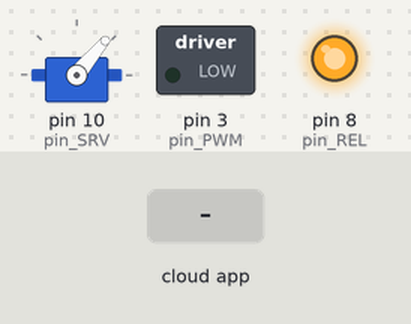
The sketch below on a simulated Arduino Uno, built with avr-gcc and run on an emulated ATmega328P. Parts: servo, switched loads named in the sketch (green lamp = pin HIGH), output pins drawn as LEDs (lit = HIGH). The test bench sets the inputs (shaded band). The ROS host is connected and sends only what is stated.

Above: at 1.2 s.
1.3 s: the phone or cloud app sets SpeedCommand to -100
At 2.1 s:
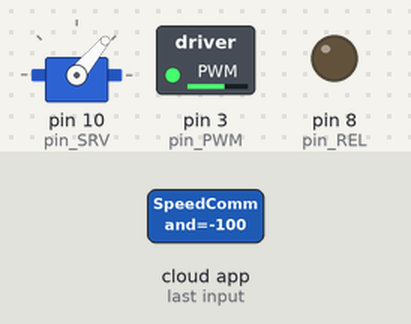
2.8 s: the phone or cloud app sets AngleCommand to -100
At 3.4 s:
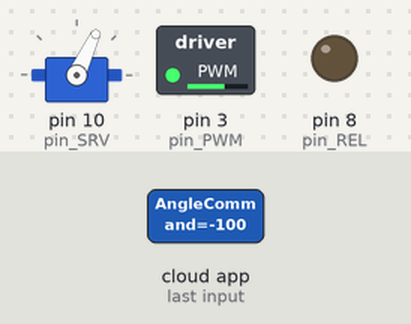
4.5 s: the phone or cloud app sets PausePub to 1
At 5.7 s:
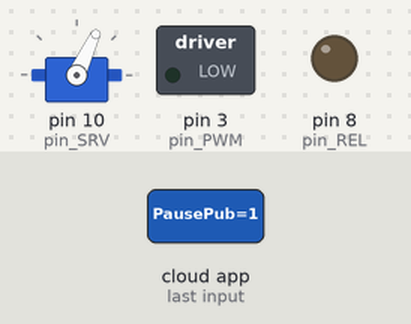
6.0 s: the phone or cloud app sets SpeedCommand to 0
At 6.8 s:
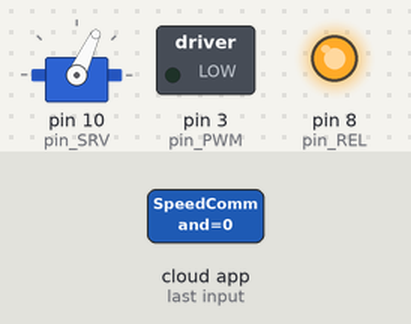
7.5 s: the phone or cloud app sets AngleCommand to 100
At 8.3 s:
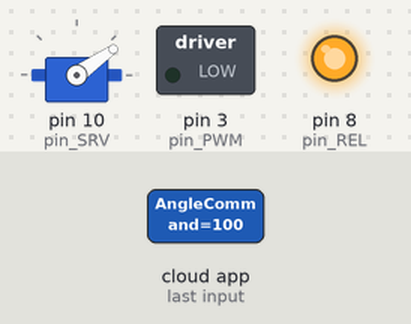
9.4 s: the phone or cloud app sets SpeedCommand to -100
At 10.7 s:
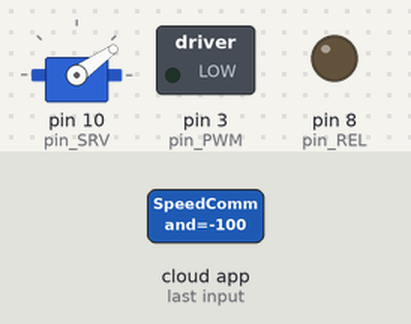
Timing chart, 0 to 11.9 s (numbered marks = the images above; inputs shaded):
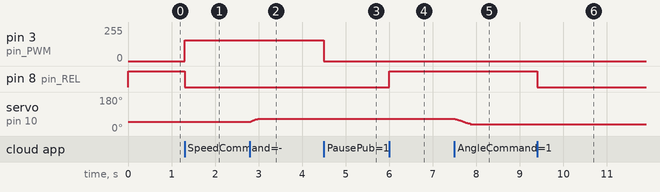

Measured:
- after the input at 1.3 s, pin 3 (pin_PWM): 0/255 → 156/255 at once; pin 8 (pin_REL): HIGH → LOW at once
- after the input at 2.8 s, servo on pin 10 (pin_SRV): 50° → 61° at once, → 65° 0.16 s later
- after the input at 4.5 s, pin 3 (pin_PWM): 156/255 → 0/255 at once
- after the input at 6.0 s, pin 8 (pin_REL): LOW → HIGH at once
- after the input at 7.5 s, servo on pin 10 (pin_SRV): moves from 65° to 35° over 0.38 s, starting at once
- after the input at 9.4 s, pin 8 (pin_REL): HIGH → LOW at once

The sketch:

control_vehicle.ino
```cpp
// PFE - Course de vehicules autonomes
// Author : Tom DA SILVA-FARIA

/*
Necessary Arduino libs :
- VarSpeedServo : servomotor control https://github.com/netlabtoolkit/VarSpeedServo
- rosserial : Setting up Arduino as a ROS Subscriber : http://wiki.ros.org/rosserial_arduino/Tutorials/Arduino%20IDE%20Setup
*/

#include <VarSpeedServo.h>
#include <ros.h>
#include <std_msgs/Float32.h>
#include <std_msgs/Bool.h>

ros::NodeHandle nh;
float speed_command;
float angle_command;
bool is_paused = false ;

int pin_PWM = 3   ; int pin_SRV = 10 ;
int pin_REL = 8   ; int current_REL = HIGH ;
int max_PWM = 255 ;

VarSpeedServo servo ; int speedServo = 50 ; // Lower speed = less reactivity but also less current drawing
float angle_message = 0 ; float angle_scaled = 0 ;
float min_msg = -1.0 ; float max_msg = 1.0  ;
float min_ang = 65.0 ; float max_ang = 35.0 ; float zero_ang = 51.0 ;  // Right max : 65 -- Left max : 35

void speedCb( const std_msgs::Float32& speed_msg){
  speed_command = speed_msg.data ;

  // Reverting motor rotation
  if((speed_command < 0) && (current_REL == HIGH)){
    current_REL = LOW ;
    digitalWrite(pin_REL, LOW) ;
  }else if((speed_command >= 0) && (current_REL == LOW)){
    current_REL = HIGH ;
    digitalWrite(pin_REL, current_REL) ;
  }

  // PWM for motor speed control
  if(!is_paused){analogWrite(pin_PWM, int(abs(speed_command)*max_PWM));}
  else{analogWrite(pin_PWM, 0) ;}
  delay(10) ;
}

void angleCb(const std_msgs::Float32& angle_msg){

  // Servomotor control for vehicle direction
  angle_message = angle_msg.data ;

  if(angle_message > 1){angle_message = 1;}
  else if(angle_message < -1){angle_message = -1 ;}

  if(angle_message == 0){angle_scaled = zero_ang ;}
  else{angle_scaled = ((angle_message - min_msg)/(max_msg - min_msg)) * (max_ang - min_ang) + min_ang ;}

  servo.write(int(angle_scaled), speedServo) ; // To high speed = strong current drawing = Arduino Reboot
  delay(10) ;
}

void pauseCb(const std_msgs::Bool& pause_msg){
  // Pause message received
  is_paused = pause_msg.data ;
  if (is_paused){analogWrite(pin_PWM, 0) ;}
  delay(10) ;
}

// ROS subscribers
ros::Subscriber<std_msgs::Float32> sub_speed("/SpeedCommand", &speedCb );
ros::Subscriber<std_msgs::Float32> sub_angle("/AngleCommand", &angleCb );
ros::Subscriber<std_msgs::Bool> sub_stop("/PausePub", &pauseCb) ;

void setup(){

  // ROS initialisation
  nh.initNode();
  nh.subscribe(sub_speed);
  nh.subscribe(sub_angle);
  nh.subscribe(sub_stop) ;
  Serial.begin(9600); // Test : How does the baudrate affect the rosserial connexion ?

  // Servomotor initialisation
  servo.attach(pin_SRV) ;
  servo.write(50) ;

  // Motor initialisation
  pinMode(pin_PWM, OUTPUT) ;
  pinMode(pin_REL, OUTPUT) ;
  digitalWrite(pin_REL, current_REL) ;
  analogWrite(pin_PWM, 0) ;

  delay(10) ;
}

void loop(){
  nh.spinOnce();
  delay(1);
}
```
